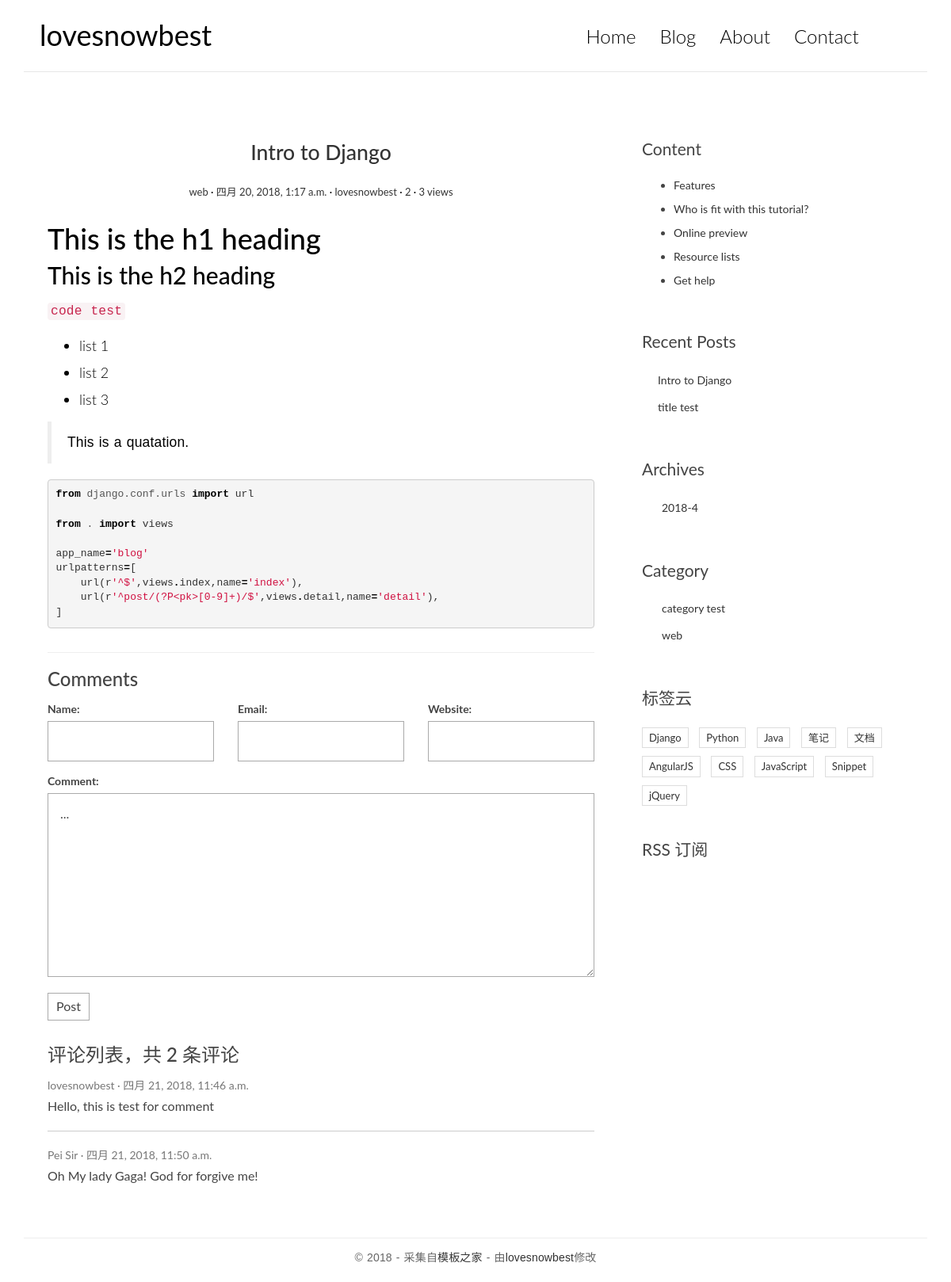
The app's page /post/2/ with its own data.
### blog/models.py (models this page shows, shortened)
class Post(models.Model):
	title=models.CharField(max_length=70)
	body=models.TextField()
	created_time=models.DateTimeField()
	modified_time=models.DateTimeField()
	views=models.PositiveIntegerField(default=0)
	excerpt=models.CharField(max_length=200,blank=True)
	category=models.ForeignKey(Category,on_delete=models.CASCADE)
	tags=models.ManyToManyField(Tag,blank=True)
	author=models.ForeignKey(User,on_delete=models.CASCADE)
	def get_absolute_url(self):
		return reverse('blog:detail',kwargs={'pk':self.pk})
	class Meta:
		ordering=['-created_time']
	def increase_views(self):
		self.views+=1
		self.save(update_fields=['views'])

class Category(models.Model):
	name=models.CharField(max_length=100)

### comments/models.py (models this page shows, shortened)
class Comment(models.Model):
	name=models.CharField(max_length=100)
	email=models.EmailField(max_length=255)
	url=models.URLField(blank=True)
	text=models.TextField(default="...")
	created_time=models.DateTimeField(auto_now_add=True)
	post=models.ForeignKey('blog.Post',on_delete=models.CASCADE)

### blog/views.py (the view)
# urls.py: url(r'^post/(?P<pk>[0-9]+)/$',views.detail,name='detail'),
def detail(request,pk):
	post=get_object_or_404(Post,pk=pk)
	post.increase_views()
	post.body=markdown.markdown(post.body,
								extensions=[
									'markdown.extensions.extra',
									'markdown.extensions.codehilite',
									'markdown.extensions.toc'])
	form=CommentForm()
	comment_list=post.comment_set.all()
	comment_num=len(comment_list)
	context={
		'post':post,
		'form':form,
		'comment_list':comment_list,
	}
	return render(request,'blog/detail.html',context=context)

### comments/forms.py
class CommentForm(forms.ModelForm):
	class Meta:
		model=Comment
		fields=['name','email','url','text']

### blog/templatetags/blog_tags.py (called while the page is built)
@register.simple_tag
def get_recent_posts(num=5):
	return Post.objects.all().order_by('-created_time')[:num]

@register.simple_tag
def archives():
	return Post.objects.dates('created_time','month',order='DESC')

@register.simple_tag
def get_categories():
	return Category.objects.all()

### templates/blog/detail.html (shortened to what this page needs)
{% extends 'base.html' %}
{% block main %}
    <article class="post post-{{post.pk}}">
        <header class="entry-header">
            <h1 class="entry-title">
                <a href="{{post.get_absolute_url}}">{{post.title}}</a>
            </h1>
            <div class="entry-meta">
                <span class="post-category"><a href="#">{{post.category.name}}</a></span>
                <span class="post-date"><a href="#"><time class="entry-date" datetime="{{post.created_time}}">{{post.created_time}}</time></a></span>
                <span class="post-author"><a href="#">{{post.author}}</a></span>
                <span class="comments-link"><a href="{{post.get_absolute_url}}">{{post.comment_set.count}}</a></span>
                <span class="views-count"><a href="{{post.get_absolute_url}}">{{post.views}} views</a></span>
            </div>
        </header>
        <div class="entry-content clearfix">
            {{post.body|safe}}
        </div>
    </article>
    <section class="comment-area" id="comment-area">
        <hr>
        <h3>Comments</h3>
        <form action="{% url 'comments:post_comment' post.pk %}" method="post" class="comment-form">
            <div class="row">
                <div class="col-md-4">
                    <label for="{{form.name.id_for_label}}">Name:</label>
                    {{form.name}}
                </div>
                <div class="col-md-4">
                    <label for="{{form.email.id_for_label}}">Email:</label>
                    {{form.email}}
                </div>
                <div class="col-md-4">
                    <label for="{{form.url.id_for_label}}">Website:</label>
                    {{form.url}}
                </div>
                <div class="col-md-12">
                    <label for="{{form.text.id_for_label}}">Comment:</label>
                    {{form.text}}
                    <button type="submit" class="comment-btn">Post</button>
                </div>
            </div>
        </form>
        <div class="comment-list-panel">
            <h3>评论列表，共 <span>{{post.comment_set.count}}</span> 条评论</h3>
            <ul class="comment-list list-unstyled">
                {% for comment in comment_list %}
                <li class="comment-item">
                    <span class="nickname">{{comment.name}}</span>
                    <time class="submit-date">{{comment.created_time}}</time>
                    <div class="text">
                        {{comment.text}}
                    </div>
                </li>
                {% empty %}
                No comments yet!
                {% endfor %}
            </ul>
        </div>
    </section>
{% endblock main %}
{% block toc %}
    <div class="widget widget-content">
        <h3 class="widget-title">Content</h3>
        <ul>
            <li>
                <a href="#">Features</a>
            </li>
            <li>
                <a href="#">Who is fit with this tutorial?</a>
            </li>
            <li>
                <a href="#">Online preview</a>
            </li>
            <li>
                <a href="#">Resource lists</a>
            </li>
            <li>
                <a href="#">Get help</a>
            </li>
        </ul>
    </div>
{% endblock toc %}

### templates/base.html (shortened to what this page needs)
{% load static %}
{% load blog_tags %}
<!DOCTYPE html>
<html>
<head>
    <link rel="stylesheet" type="text/css" href="{% static 'blog/css/bootstrap.min.css' %}"/>
    <link rel="stylesheet" type="text/css" href="http://code.ionicframework.com/ionicons/2.0.1/css/ionicons.min.css"/>
    <link rel="stylesheet" type="text/css" href="{% static 'blog/css/pace.css' %}"/>
    <link rel="stylesheet" type="text/css" href="{% static 'blog/css/custom.css' %}"/>
    <link rel="stylesheet" type="text/css" href="{% static 'blog/css/highlights/github.css' %}">
</head>
<body>
<div class="container">
    <header id="site-header">
        <div class="row">
            <div class="col-md-4 col-sm-5 col-xs-8">
                <div class="logo">
                    <h1><a href="{% url 'blog:index' %}"><b>lovesnowbest</a></h1>
                </div>
            </div>
            <div class="col-md-8 col-sm-7 col-xs-4">
                <nav class="main-nav" role="navigation">
                    <div class="collapse navbar-collapse" id="bs-example-navbar-collapse-1">
                        <ul class="nav navbar-nav navbar-right">
                            <li class="cl-effect-11"><a href="{% url 'blog:index' %}" data-hover="Home">Home</a></li>
                            <li class="cl-effect-11"><a href="full-width.html" data-hover="Blog">Blog</a></li>
                            <li class="cl-effect-11"><a href="about.html" data-hover="About">About</a></li>
                            <li class="cl-effect-11"><a href="contact.html" data-hover="Contact">Contact</a></li>
                        </ul>
                    </div>
                </nav>
            </div>
        </div>
    </header>
</div>
<div class="content-body">
    <div class="container">
        <div class="row">
            <main class="col-md-8">
                {% block main %}
                {% endblock main %}
            </main>
            <aside class="col-md-4">
                {% block toc %}
                {% endblock toc %}
                <div class="widget widget-recent-posts">
                    <h3 class="widget-title">Recent Posts</h3>
                    {% get_recent_posts as recent_post_list %}
                    <ul>
                        {% for post in recent_post_list %}
                        <li>
                            <a href="{{post.get_absolute_url}}">{{post.title}}</a>
                        </li>
                        {% empty %}
                        No recent posts!
                        {% endfor %}
                    </ul>
                </div>
                <div class="widget widget-archives">
                    <h3 class="widget-title">Archives</h3>
                    {% archives as date_list %}
                    <ul>
                        {% for date in date_list %}
                        <li>
                            <a href="{% url 'blog:archives' date.year date.month %}">{{date.year}}-{{date.month}}</a>
                        </li>
                        {% empty %}
                        No archives yet!
                        {% endfor %}
                    </ul>
                </div>
                <div class="widget widget-category">
                    <h3 class="widget-title">Category</h3>
                    {% get_categories as category_list %}
                    <ul>
                        {% for category in category_list %}
                        <li>
                            <a href="{% url 'blog:category' category.pk %}">{{category.name}}</a>
                        </li>
                        {% empty %}
                        No categories yet!
                        {% endfor %}
                    </ul>
                </div>
                <div class="widget widget-tag-cloud">
                    <h3 class="widget-title">标签云</h3>
                    <ul>
                        <li>
                            <a href="#">Django</a>
                        </li>
                        <li>
                            <a href="#">Python</a>
                        </li>
                        <li>
                            <a href="#">Java</a>
                        </li>
                        <li>
                            <a href="#">笔记</a>
                        </li>
                        <li>
                            <a href="#">文档</a>
                        </li>
                        <li>
                            <a href="#">AngularJS</a>
                        </li>
                        <li>
                            <a href="#">CSS</a>
                        </li>
                        <li>
                            <a href="#">JavaScript</a>
                        </li>
                        <li>
                            <a href="#">Snippet</a>
                        </li>
                        <li>
                            <a href="#">jQuery</a>
                        </li>
                    </ul>
                </div>
                <div class="rss">
                    <a href=""> RSS 订阅</a>
                </div>
            </aside>
        </div>
    </div>
</div>
<footer id="site-footer">
    <div class="container">
        <div class="row">
            <div class="col-md-12">
                <p class="copyright">&copy 2018 - 采集自<a href="http://www.cssmoban.com/"
                                                        target="_blank" title="模板之家">模板之家</a>
                    - 由<a href="http://zmrenwu.com/" title="网页模板" target="_blank">lovesnowbest</a>修改
                </p>
            </div>
        </div>
    </div>
</footer>
</body>
</html>

### blog/static/blog/css/custom.css (style rules this page uses)
* { outline: none; }
h1, h2, h3, h4, h5, h6 { margin-top: 0; }
b { font-weight: 400; }
a { color: #333; }
body { color: #444; font-family: 'Lato', sans-serif; }
p { font-family: 'Ubuntu', sans-serif; font-weight: 400; word-spacing: 1px; letter-spacing: 0.01em; }
#site-header { background-color: #FFF; padding: 25px 20px; margin-bottom: 40px; border-bottom: 1px solid #e7e7e7; }
.logo h1 a { color: #000; }
.logo h1 { margin: 0; font-family: 'Lato', sans-serif; font-weight: 300; }
.main-nav { margin-top: 11px; max-width: 95%; }
.main-nav a { color: #000000 !important; padding: 0 0 5px 0 !important; margin-right: 30px; font-family: 'Lato', sans-serif; font-weight: 300; font-size: 24px; }
.cl-effect-11 a { padding: 10px 0; color: #0972b4; text-shadow: none; }
.cl-effect-11 a::before { position: absolute; top: 0; left: 0; overflow: hidden; padding: 0 0 5px 0 !important; max-width: 0; border-bottom: 1px solid #000; color: #000; content: attr(data-hover); white-space: nowrap; -webkit-transition: max-width 0.5s; -moz-transition: max-width 0.5s; transition: max-width 0.5s; }
.content-body { padding-bottom: 4em; }
.post { background: #fff; padding: 30px 30px 0; }
.entry-title { text-align: center; font-size: 1.9em; margin-bottom: 20px; line-height: 1.6; padding: 10px 20px 0; }
.entry-meta { text-align: center; color: #DDDDDD; font-size: 13px; margin-bottom: 30px; }
.entry-content { font-size: 18px; line-height: 1.9; font-weight: 300; color: #000; }
.post-category::after, .post-date::after, .post-author::after, .comments-link::after { content: ' ·'; color: #000; }
.widget { background: #fff; padding: 30px 0 0; }
.widget-title { font-size: 1.5em; margin-bottom: 20px; line-height: 1.6; padding: 10px 0 0; font-weight: 400; }
.widget-recent-posts ul { padding: 0; margin: 0; padding-left: 20px; }
.widget-recent-posts ul li { list-style-type: none; position: relative; line-height: 170%; margin-bottom: 10px; }
.widget-recent-posts ul li::before { content: '\f3d3'; font-family: "Ionicons"; position: absolute; left: -17px; top: 3px; font-size: 16px; color: #000; }
.widget-archives ul { padding: 0; margin: 0; padding-left: 25px; }
.widget-archives ul li { list-style-type: none; position: relative; line-height: 170%; margin-bottom: 10px; }
.widget-archives ul li::before { content: '\f3f3'; font-family: "Ionicons"; position: absolute; left: -25px; top: 1px; font-size: 16px; color: #000; }
.widget-category ul { padding: 0; margin: 0; padding-left: 25px; }
.widget-category ul li { list-style-type: none; position: relative; line-height: 170%; margin-bottom: 10px; }
.widget-category ul li::before { content: '\f3fe'; font-family: "Ionicons"; position: absolute; left: -25px; top: 1px; font-size: 18px; color: #000; }
.widget-tag-cloud ul { padding: 0; margin: 0; margin-right: -10px; }
.widget-tag-cloud ul li { list-style-type: none; font-size: 13px; display: inline-block; margin-right: 10px; margin-bottom: 10px; padding: 3px 8px; border: 1px solid #ddd; }
.widget-content ul li { margin-bottom: 10px; }
.rss { font-size: 21px; margin-top: 30px; }
.rss a { color: #444; }
#site-footer { padding-top: 10px; padding: 0 0 1.5em 0; }
.copyright { text-align: center; padding-top: 1em; margin: 0; border-top: 1px solid #eee; color: #666; }
.contact-form input, .comment-form input { border: 1px solid #aaa; margin-bottom: 15px; width: 100%; padding: 15px 15px; font-size: 16px; line-height: 100%; transition: 0.4s border-color linear; }
.contact-form textarea, .comment-form textarea { border: 1px solid #aaa; margin-bottom: 15px; width: 100%; padding: 15px 15px; font-size: 16px; line-height: 20px !important; min-height: 183px; transition: 0.4s border-color linear; }
.comment-area { padding: 0 30px 0; }
.comment-form { margin-top: 15px; }
.comment-form .comment-btn { background-color: #fff; border: 1px solid #aaa; font-size: 16px; padding: 5px 10px; }
.comment-list-panel { margin-top: 30px; }
.comment-list { margin-top: 15px; }
.comment-item:not(:last-child) { border-bottom: 1px #ccc solid; margin-bottom: 20px; padding-bottom: 20px; }
.comment-item .nickname, .comment-item .submit-date { color: #777; font-size: 14px; }
.comment-item .nickname:after { content: ' ·'; }
.comment-item .text { padding-top: 5px; font-size: 16px; }

### blog/static/blog/css/highlights/github.css (style rules this page uses)
.codehilite .o { color: #000000; font-weight: bold }
.codehilite .kn { color: #000000; font-weight: bold }
.codehilite .nn { color: #555555 }
.codehilite .w { color: #bbbbbb }
.codehilite .s1 { color: #d01040 }

### records on screen
Post: title "Intro to Django", category.name "web", created_time "四月 20, 2018, 1:17 a.m.", author "lovesnowbest", comment_set.count "2", views "3", body "This is the h1 heading This is the h2 heading code test list 1 list 2 list 3 This is a quatation. from django.conf.urls import url from . import views app_name = 'blog' urlpatterns = [ url ( r '^$' , views . index , name = 'index' ), url ( r '^post/(?P<pk>[0-9]+)/$' , views . detail , name = 'detail' ), ]"
Comment: name "lovesnowbest", created_time "四月 21, 2018, 11:46 a.m.", text "Hello, this is test for comment"
Comment: name "Pei Sir", created_time "四月 21, 2018, 11:50 a.m.", text "Oh My lady Gaga! God for forgive me!"
Post: title "title test"
Category: name "category test"
Category: name "web"

### other values on screen
{{ date.year }} "2018"
{{ date.month }} "4"
